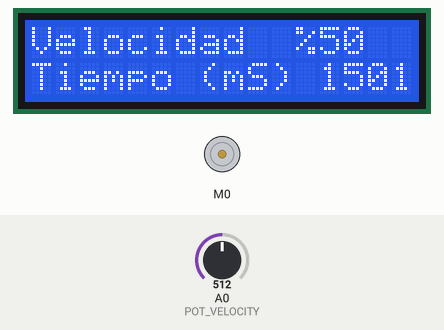
Simulated run of this sketch. Board: Arduino Uno, built with avr-gcc and run on an emulated ATmega328P. Parts: DC motor (green arrow = forward, orange = backward, longer = faster), 16×2 character LCD. The test bench sets the inputs (shaded band); at power-on: A0 (POT_VELOCITY) = 512.

Above: at 1.2 s.
1.3 s: A0 (POT_VELOCITY) set to 716
At 1.9 s:
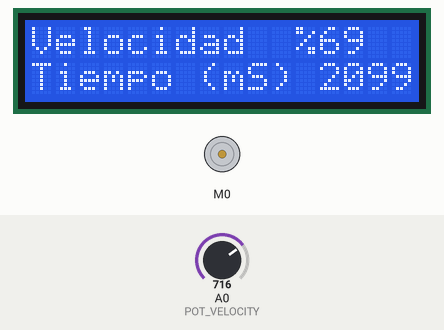
4.3 s: A0 (POT_VELOCITY) set to 1023
At 4.7 s:
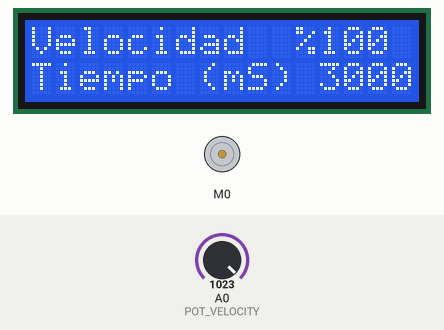
7.3 s: A0 (POT_VELOCITY) set to 1012
At 8.4 s:
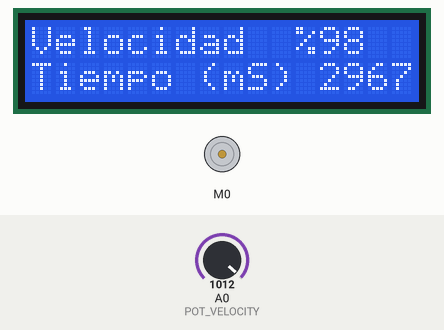
10.3 s: A0 (POT_VELOCITY) set to 900
At 11.3 s:
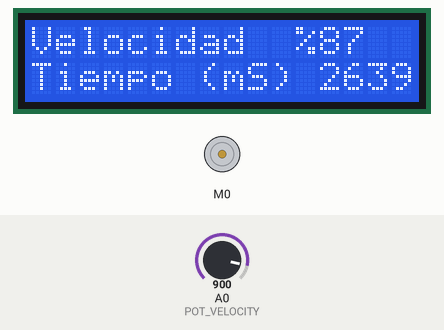
13.3 s: A0 (POT_VELOCITY) set to 306
At 14.2 s:
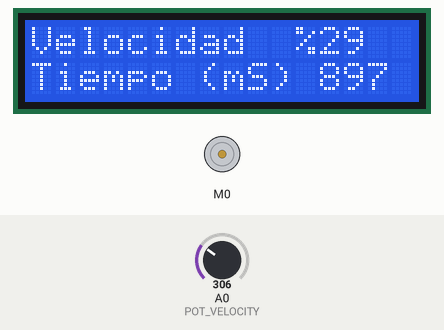
16.3 s: A0 (POT_VELOCITY) set to 1023
At 17.2 s:
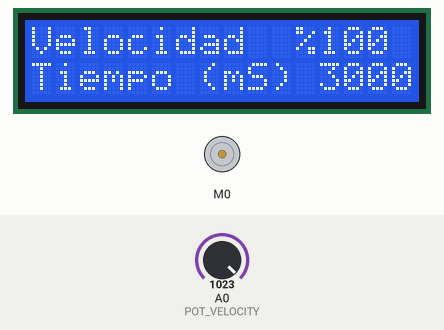
Timing chart, 0 to 19.3 s (numbered marks = the images above; inputs shaded):
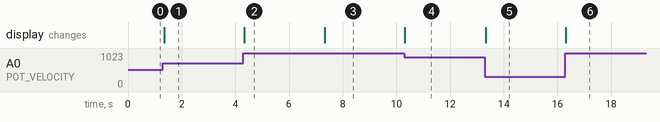

The sketch:

Pigmentadora.ino
```cpp
#include <L298N.h>   //libreria motor
#include <LiquidCrystal.h>

//MOTOR A PINES DE SALIDA Y ENTRADA
#define IN1_A 0   //SALIDA  IN1 pin
#define IN2_A 0   //SALIDA  IN2 pin
#define ENA_A 0  //SALIDA  ENA-PWM (Sirve Para Velocidad del Motor por PWM)

//Pines del LCD ni idea cuales son
#define RS 0
#define E  0
#define D4 0
#define D5 0
#define D6 0
#define D7 0

#define SIGNAL 0                  //pin señal de inicio
#define POT_VELOCITY 0            //fijate pin PMW
#define POT_TIME 0                //fiajte pin PWM
//tiempo el cual tarda en apagarse el motor
#define TIME_MIN 0                //tiempo minimo en el motor en MS
#define TIME_MAX 3000             //tiempo maximo en el motor en MS
unsigned long POT_TIME_VAR = 0;   //variablea modificar
unsigned int POT_VELOCITY_VAR=0;  //variable para la velocidad del motor

void LCDFunt(void);   //funcion que llama para el codigo del LCD

void motorFunt(void); //funcuin que llama para el codigo del motor
void motorFuntEnd(void);  //funcion que llama luego de terminar el delay o tiempo

L298N motorA(ENA_A, IN1_A, IN2_A);
LiquidCrystal LCD(RS, E, D4, D5, D6, D7);

void setup() {
   pinMode(IN1_A,OUTPUT);                                                       // CONFIGURACION DE PINES DE SALIDA/ENTRADA
   pinMode(IN2_A,OUTPUT);                                                       // CONFIGURACION DE PINES DE SALIDA/ENTRADA
   pinMode(ENA_A,OUTPUT);                                                       // CONFIGURACION DE PINES DE SALIDA/ENTRADA
   // What is this ? What's it for?
   pinMode(SIGNAL,INPUT);                                                       // CONFIGURACION DE PINES DE SALIDA/ENTRADA //Supongo que pata de entrada de señal

   POT_VELOCITY_VAR =  analogRead(POT_VELOCITY);                                //lee el valor del pote en cada ciclo
                                                                                //la uso para actualizar el valor del LCD en "tiempo REAL"
   POT_TIME_VAR =  analogRead(POT_TIME);
   motorA.setSpeed(POT_VELOCITY_VAR>> 2);
   motorA.stop();

   LCD.begin(16, 2);                                                            // Inicia un LCD 16x02 (columnas,fila)
   LCD.noBlink();
   LCD.noCursor();
   LCD.clear();
}

void loop() {
  LCDFunt();
  motorFunt();
}

void LCDFunt(void){
  static bool LCD_REFRESH=1;
  if(POT_VELOCITY_VAR != analogRead(POT_VELOCITY)){
    POT_VELOCITY_VAR = analogRead(POT_VELOCITY);
    LCD_REFRESH = 1;
  }
  if(POT_TIME_VAR != analogRead(POT_TIME)){
    POT_TIME_VAR = analogRead(POT_TIME);
    LCD_REFRESH = 1;
  }
  if(LCD_REFRESH){
    LCD.clear();
    LCD.setCursor(0,0);
    LCD.print("Velocidad  %");
    LCD.setCursor(12,0);
    unsigned char aux_V = map(POT_VELOCITY_VAR, 0, 1023, 0, 100);
    LCD.print(aux_V);

    LCD.setCursor(0,1);
    LCD.print("Tiempo (mS)");
    LCD.setCursor(12,1);
    unsigned int aux_T = map(POT_TIME_VAR, 0, 1023, TIME_MIN, TIME_MAX);
    LCD.print(aux_T);
  }
}

void motorFunt(void){
  static bool SIGNAL_AUX = 0;

  if(digitalRead(SIGNAL)){                                                    //detecto la señal de entrada
    motorA.forward();                                                         //motor hacia adelante

    SIGNAL_AUX = 1;
  }else if(digitalRead(SIGNAL)==0 && SIGNAL_AUX==1){                          //detecto flanco decendente
    motorA.forwardFor(map(POT_TIME_VAR, 0, 1023, TIME_MIN, TIME_MAX),motorFuntEnd);

    SIGNAL_AUX = 0;
  }
}

void motorFuntEnd(void){
  motorA.reset();                                                               //necesario ya que el motor se establece en "don't move"
  motorA.setSpeed(POT_VELOCITY_VAR>>2);                                         //establece el valor del potenciometro lo shifteo 2 veces asi pasa de 10 a 8 bits
                                                                                //en y elimino los 2 bits menos significativos
  motorA.stop();                                                                //paro el motor
}
```

Measured:
- after the input at 1.3 s, the display: changes at once (image 1)
- after the input at 4.3 s, the display: changes at once (image 2)
- after the input at 7.3 s, the display: changes at once (image 3)
- after the input at 10.3 s, the display: changes at once (image 4)
- after the input at 13.3 s, the display: changes at once (image 5)
- after the input at 16.3 s, the display: changes at once (image 6)
